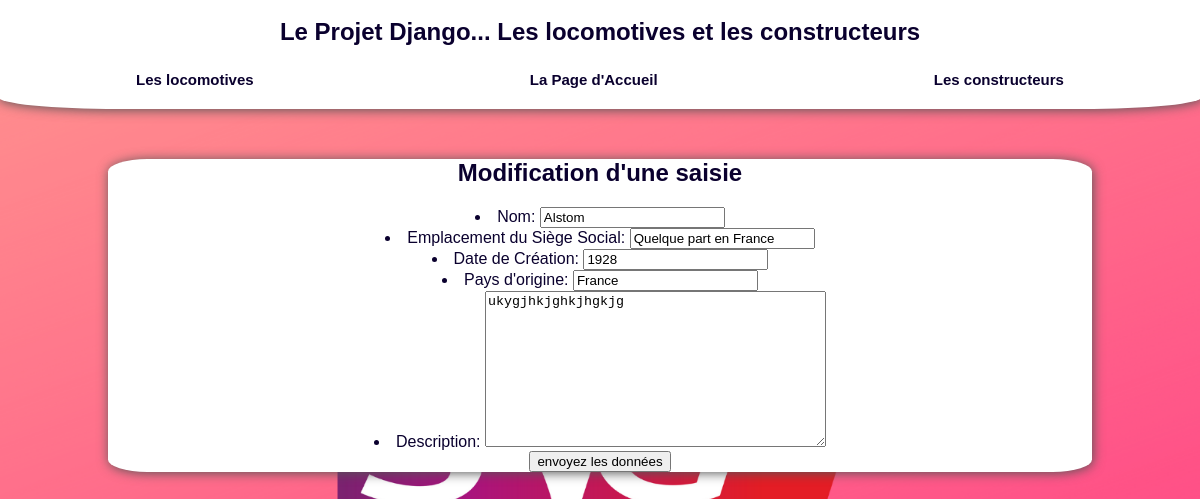
The app's page /Locomotives/updatec/3/ with its own data.
### Locomotives/models.py (models this page shows, shortened)
class Constructeur(models.Model):
    nom = models.CharField(max_length = 100)
    siege_social = models.CharField(max_length = 100)
    pays_origine = models.CharField(max_length = 100)
    date_creation =  models.CharField(max_length = 4, null = True, blank = True)
    description = models.TextField(null = True, blank = True)
    def dico(self):
        return {"nom": self.nom, "siege_social" : self.siege_social, "pays_origine" : self.pays_origine, "date_creation" : self.pays_origine, "date_creation" : self.date_creation, "description" : self.description}

### Locomotives/Constructeurs_views.py (the view)
# urls.py: path("updatec/<int:id>/", Constructeurs_views.update),
def update(request, id):
    Constructeurs = models.Constructeur.objects.get( pk = id )
    form = ConstructeurForm(Constructeurs.dico())
    return render(request, "Locomotives/Constructeurs/update.html",{"form" : form, "id" : id})

### Locomotives/forms.py
class ConstructeurForm(ModelForm):
    class Meta:
        model = models.Constructeur
        fields = ('nom', 'siege_social', 'date_creation', 'pays_origine','description')
        labels = {
            'nom' : _('Nom'),
            'siege_social' : _('Emplacement du Siège Social') ,
            'date_creation' : _('Date de Création'),
            'pays_origine' : _('Pays d\'origine'),
            'description' : _('Description')
        }

### Locomotives/templates/Locomotives/Constructeurs/update.html (shortened to what this page needs)
{% extends "main.html" %}
    {% block content %}
    <h1>Modification d'une saisie</h1>
    <form method="post" action="/Locomotives/updatetraitementc/{{id}}">
    {{form.as_ul}}
    <input type="submit" value="envoyez les données"/>
    </form>
    {% endblock %}

### Locomotives/Static/Locomotives/mef.css (style rules this page uses)
html { font-family:Arial, Helvetica, sans-serif; scroll-behavior: smooth; background-image: url(./background.png); background-attachment: fixed; background-size: cover; color:#0a002e; }
body { text-align: center; }

### records on screen
Constructeur: nom "Alstom", siege_social "Quelque part en France", date_creation "1928", pays_origine "France", description "ukygjhkjghkjhgkjg"
